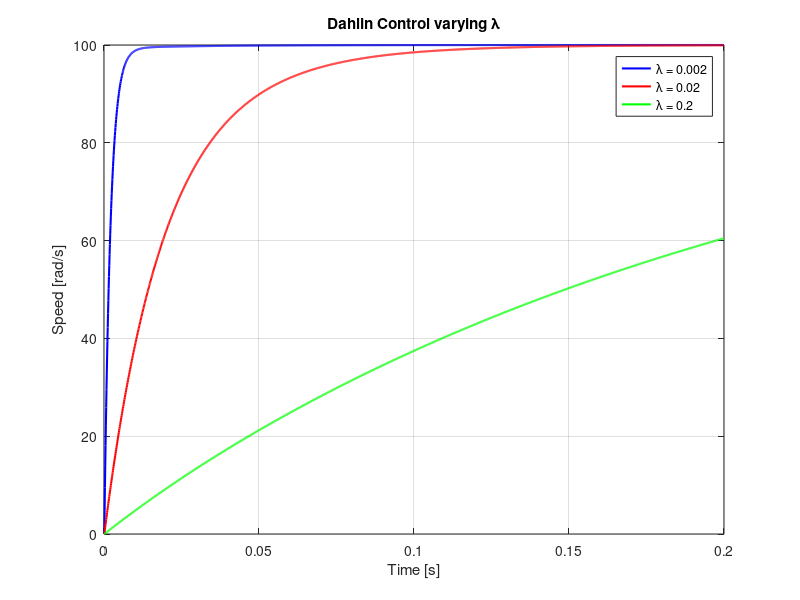

Write the MATLAB code that produced this figure.
% 1. Pulizia
clear; clc; close all;

% 2. Definisci il tempo di campionamento Ts!
% IMPORTANTE: inserisci il valore di Ts che hai usato in Simulink per il Dahlin.
% Se lo hai già definito nel Workspace di base, puoi commentare questa riga.
Ts = 1/10e3;

% 3. Caricamento dei file .mat
dati_1 = load('lambda_0.002.mat');
dati_2 = load('lambda_0.02.mat');
dati_3 = load('lambda_0.2.mat');

% 4. Estrazione robusta della matrice
% Estraiamo il primo elemento salvato nei file, a prescindere da come
% si chiama la variabile all'interno (out, simout, ans, ecc.)
campi_1 = fieldnames(dati_1); mat_1 = dati_1.(campi_1{1});
campi_2 = fieldnames(dati_2); mat_2 = dati_2.(campi_2{1});
campi_3 = fieldnames(dati_3); mat_3 = dati_3.(campi_3{1});

% (Se la variabile salvata fosse un oggetto Simulink.SimulationOutput, 
% ne estraiamo la sottomatrice dei dati)
if isobject(mat_1) || isstruct(mat_1)
    mat_1 = mat_1.simout; mat_2 = mat_2.simout; mat_3 = mat_3.simout;
end

% 5. Ricostruzione del vettore tempo (uguale per tutti)
N = size(mat_1, 1);
t = (0:N-1)' * Ts;

% 6. Estrazione dei segnali
% C'è una sola colonna nei tuoi file, che rappresenta l'uscita!
out_1 = mat_1(:,1);
out_2 = mat_2(:,1);
out_3 = mat_3(:,1);

% 7. Creazione del grafico
figure('Color','w')

% (Ho rimosso il plot del riferimento perché non è salvato nei file. 
% Se vuoi plottarlo dovrai crearlo a mano, es: rif = 800 * ones(size(t)); )

% Plot delle tre prove di Dahlin
plot(t, out_1, 'b', 'LineWidth', 1.5);
hold on;
plot(t, out_2, 'r', 'LineWidth', 1.5);
plot(t, out_3, 'g', 'LineWidth', 1.5);

grid on;
box on;

xlabel('Time [s]');
ylabel('Speed [rad/s]');
title('Dahlin Control varying \lambda');

% Legenda aggiornata senza il riferimento
legend('\lambda = 0.002', ...
       '\lambda = 0.02', ...
       '\lambda = 0.2', ...
       'Location', 'best');

hold off;
